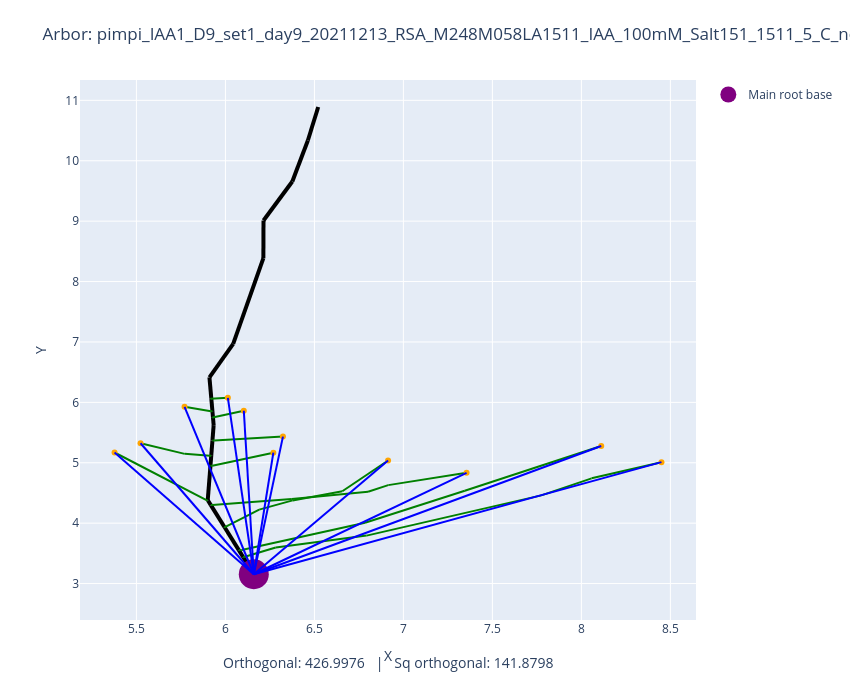

Write notebook code for a chart like this one.
### Code cell
plot_arbors(fname, 0, 0)

### Figure 1 — Plotly figure (JSON) as saved in the notebook; plotly's stock layout.template omitted (floating-point values rounded to 4 significant figures)
{"data": [{"line": {"color": "black", "width": 4}, "mode": "lines", "showlegend": false, "type": "scatter", "x": [6.159, 6.1], "y": [3.154, 3.435]}, {"line": {"color": "black", "width": 4}, "mode": "lines", "showlegend": false, "type": "scatter", "x": [6.1, 6.075], "y": [3.435, 3.553]}, {"line": {"color": "black", "width": 4}, "mode": "lines", "showlegend": false, "type": "scatter", "x": [6.075, 5.995], "y": [3.553, 3.932]}, {"line": {"color": "black", "width": 4}, "mode": "lines", "showlegend": false, "type": "scatter", "x": [5.995, 5.918], "y": [3.932, 4.299]}, {"line": {"color": "black", "width": 4}, "mode": "lines", "showlegend": false, "type": "scatter", "x": [5.918, 5.902], "y": [4.299, 4.375]}, {"line": {"color": "black", "width": 4}, "mode": "lines", "showlegend": false, "type": "scatter", "x": [5.902, 5.901], "y": [4.375, 4.381]}, {"line": {"color": "black", "width": 4}, "mode": "lines", "showlegend": false, "type": "scatter", "x": [5.901, 5.916], "y": [4.381, 4.95]}, {"line": {"color": "black", "width": 4}, "mode": "lines", "showlegend": false, "type": "scatter", "x": [5.916, 5.92], "y": [4.95, 5.116]}, {"line": {"color": "black", "width": 4}, "mode": "lines", "showlegend": false, "type": "scatter", "x": [5.92, 5.927], "y": [5.116, 5.367]}, {"line": {"color": "black", "width": 4}, "mode": "lines", "showlegend": false, "type": "scatter", "x": [5.927, 5.934], "y": [5.367, 5.624]}, {"line": {"color": "black", "width": 4}, "mode": "lines", "showlegend": false, "type": "scatter", "x": [5.934, 5.93], "y": [5.624, 5.75]}, {"line": {"color": "black", "width": 4}, "mode": "lines", "showlegend": false, "type": "scatter", "x": [5.93, 5.927], "y": [5.75, 5.855]}, {"line": {"color": "black", "width": 4}, "mode": "lines", "showlegend": false, "type": "scatter", "x": [5.927, 5.921], "y": [5.855, 6.061]}, {"line": {"color": "black", "width": 4}, "mode": "lines", "showlegend": false, "type": "scatter", "x": [5.921, 5.91], "y": [6.061, 6.414]}, {"line": {"color": "black", "width": 4}, "mode": "lines", "showlegend": false, "type": "scatter", "x": [5.91, 6.044], "y": [6.414, 6.967]}, {"line": {"color": "black", "width": 4}, "mode": "lines", "showlegend": false, "type": "scatter", "x": [6.044, 6.213], "y": [6.967, 8.388]}, {"line": {"color": "black", "width": 4}, "mode": "lines", "showlegend": false, "type": "scatter", "x": [6.213, 6.214], "y": [8.388, 9.011]}, {"line": {"color": "black", "width": 4}, "mode": "lines", "showlegend": false, "type": "scatter", "x": [6.214, 6.376], "y": [9.011, 9.657]}, {"line": {"color": "black", "width": 4}, "mode": "lines", "showlegend": false, "type": "scatter", "x": [6.376, 6.463], "y": [9.657, 10.34]}, {"line": {"color": "black", "width": 4}, "mode": "lines", "showlegend": false, "type": "scatter", "x": [6.463, 6.521], "y": [10.34, 10.89]}, {"line": {"color": "green", "width": 2}, "mode": "lines", "showlegend": false, "type": "scatter", "x": [8.45, 8.057], "y": [5.01, 4.742]}, {"line": {"color": "green", "width": 2}, "mode": "lines", "showlegend": false, "type": "scatter", "x": [8.057, 7.775], "y": [4.742, 4.46]}, {"line": {"color": "green", "width": 2}, "mode": "lines", "showlegend": false, "type": "scatter", "x": [7.775, 6.793], "y": [4.46, 3.794]}, {"line": {"color": "green", "width": 2}, "mode": "lines", "showlegend": false, "type": "scatter", "x": [6.793, 6.283], "y": [3.794, 3.596]}, {"line": {"color": "green", "width": 2}, "mode": "lines", "showlegend": false, "type": "scatter", "x": [6.283, 6.1], "y": [3.596, 3.435]}, {"line": {"color": "green", "width": 2}, "mode": "lines", "showlegend": false, "type": "scatter", "x": [6.1, 6.1], "y": [3.435, 3.435]}, {"line": {"color": "green", "width": 2}, "mode": "lines", "showlegend": false, "type": "scatter", "x": [8.112, 7.345], "y": [5.278, 4.535]}, {"line": {"color": "green", "width": 2}, "mode": "lines", "showlegend": false, "type": "scatter", "x": [7.345, 6.785], "y": [4.535, 4.006]}, {"line": {"color": "green", "width": 2}, "mode": "lines", "showlegend": false, "type": "scatter", "x": [6.785, 6.091], "y": [4.006, 3.557]}, {"line": {"color": "green", "width": 2}, "mode": "lines", "showlegend": false, "type": "scatter", "x": [6.091, 6.075], "y": [3.557, 3.553]}, {"line": {"color": "green", "width": 2}, "mode": "lines", "showlegend": false, "type": "scatter", "x": [6.914, 6.657], "y": [5.038, 4.529]}, {"line": {"color": "green", "width": 2}, "mode": "lines", "showlegend": false, "type": "scatter", "x": [6.657, 6.378], "y": [4.529, 4.377]}, {"line": {"color": "green", "width": 2}, "mode": "lines", "showlegend": false, "type": "scatter", "x": [6.378, 6.19], "y": [4.377, 4.224]}, {"line": {"color": "green", "width": 2}, "mode": "lines", "showlegend": false, "type": "scatter", "x": [6.19, 5.994], "y": [4.224, 3.932]}, {"line": {"color": "green", "width": 2}, "mode": "lines", "showlegend": false, "type": "scatter", "x": [5.994, 5.995], "y": [3.932, 3.932]}, {"line": {"color": "green", "width": 2}, "mode": "lines", "showlegend": false, "type": "scatter", "x": [7.355, 6.915], "y": [4.833, 4.63]}, {"line": {"color": "green", "width": 2}, "mode": "lines", "showlegend": false, "type": "scatter", "x": [6.915, 6.801], "y": [4.63, 4.52]}, {"line": {"color": "green", "width": 2}, "mode": "lines", "showlegend": false, "type": "scatter", "x": [6.801, 6.373], "y": [4.52, 4.398]}, {"line": {"color": "green", "width": 2}, "mode": "lines", "showlegend": false, "type": "scatter", "x": [6.373, 5.925], "y": [4.398, 4.3]}, {"line": {"color": "green", "width": 2}, "mode": "lines", "showlegend": false, "type": "scatter", "x": [5.925, 5.918], "y": [4.3, 4.299]}, {"line": {"color": "green", "width": 2}, "mode": "lines", "showlegend": false, "type": "scatter", "x": [6.269, 5.927], "y": [5.167, 4.949]}, {"line": {"color": "green", "width": 2}, "mode": "lines", "showlegend": false, "type": "scatter", "x": [5.927, 5.916], "y": [4.949, 4.95]}, {"line": {"color": "green", "width": 2}, "mode": "lines", "showlegend": false, "type": "scatter", "x": [6.323, 5.937], "y": [5.433, 5.367]}, {"line": {"color": "green", "width": 2}, "mode": "lines", "showlegend": false, "type": "scatter", "x": [5.937, 5.927], "y": [5.367, 5.367]}, {"line": {"color": "green", "width": 2}, "mode": "lines", "showlegend": false, "type": "scatter", "x": [6.103, 5.928], "y": [5.861, 5.75]}, {"line": {"color": "green", "width": 2}, "mode": "lines", "showlegend": false, "type": "scatter", "x": [5.928, 5.93], "y": [5.75, 5.75]}, {"line": {"color": "green", "width": 2}, "mode": "lines", "showlegend": false, "type": "scatter", "x": [6.014, 5.917], "y": [6.074, 6.061]}, {"line": {"color": "green", "width": 2}, "mode": "lines", "showlegend": false, "type": "scatter", "x": [5.917, 5.921], "y": [6.061, 6.061]}, {"line": {"color": "green", "width": 2}, "mode": "lines", "showlegend": false, "type": "scatter", "x": [5.77, 5.918], "y": [5.927, 5.854]}, {"line": {"color": "green", "width": 2}, "mode": "lines", "showlegend": false, "type": "scatter", "x": [5.918, 5.927], "y": [5.854, 5.855]}, {"line": {"color": "green", "width": 2}, "mode": "lines", "showlegend": false, "type": "scatter", "x": [5.523, 5.771], "y": [5.323, 5.147]}, {"line": {"color": "green", "width": 2}, "mode": "lines", "showlegend": false, "type": "scatter", "x": [5.771, 5.913], "y": [5.147, 5.116]}, {"line": {"color": "green", "width": 2}, "mode": "lines", "showlegend": false, "type": "scatter", "x": [5.913, 5.92], "y": [5.116, 5.116]}, {"line": {"color": "green", "width": 2}, "mode": "lines", "showlegend": false, "type": "scatter", "x": [5.377, 5.899], "y": [5.17, 4.375]}, {"line": {"color": "green", "width": 2}, "mode": "lines", "showlegend": false, "type": "scatter", "x": [5.899, 5.902], "y": [4.375, 4.375]}, {"marker": {"color": "orange"}, "mode": "markers", "showlegend": false, "type": "scatter", "x": [8.45], "y": [5.01]}, {"marker": {"color": "orange"}, "mode": "markers", "showlegend": false, "type": "scatter", "x": [8.112], "y": [5.278]}, {"marker": {"color": "orange"}, "mode": "markers", "showlegend": false, "type": "scatter", "x": [6.914], "y": [5.038]}, {"marker": {"color": "orange"}, "mode": "markers", "showlegend": false, "type": "scatter", "x": [7.355], "y": [4.833]}, {"marker": {"color": "orange"}, "mode": "markers", "showlegend": false, "type": "scatter", "x": [6.269], "y": [5.167]}, {"marker": {"color": "orange"}, "mode": "markers", "showlegend": false, "type": "scatter", "x": [6.323], "y": [5.433]}, {"marker": {"color": "orange"}, "mode": "markers", "showlegend": false, "type": "scatter", "x": [6.103], "y": [5.861]}, {"marker": {"color": "orange"}, "mode": "markers", "showlegend": false, "type": "scatter", "x": [6.014], "y": [6.074]}, {"marker": {"color": "orange"}, "mode": "markers", "showlegend": false, "type": "scatter", "x": [5.77], "y": [5.927]}, {"marker": {"color": "orange"}, "mode": "markers", "showlegend": false, "type": "scatter", "x": [5.523], "y": [5.323]}, {"marker": {"color": "orange"}, "mode": "markers", "showlegend": false, "type": "scatter", "x": [5.377], "y": [5.17]}, {"marker": {"color": "purple", "size": 30}, "mode": "markers", "name": "Main root base", "type": "scatter", "x": [6.159], "y": [3.154]}, {"line": {"color": "blue"}, "mode": "lines", "showlegend": false, "type": "scatter", "x": [8.45, 6.159], "y": [5.01, 3.154]}, {"line": {"color": "blue"}, "mode": "lines", "showlegend": false, "type": "scatter", "x": [8.112, 6.159], "y": [5.278, 3.154]}, {"line": {"color": "blue"}, "mode": "lines", "showlegend": false, "type": "scatter", "x": [6.914, 6.159], "y": [5.038, 3.154]}, {"line": {"color": "blue"}, "mode": "lines", "showlegend": false, "type": "scatter", "x": [7.355, 6.159], "y": [4.833, 3.154]}, {"line": {"color": "blue"}, "mode": "lines", "showlegend": false, "type": "scatter", "x": [6.269, 6.159], "y": [5.167, 3.154]}, {"line": {"color": "blue"}, "mode": "lines", "showlegend": false, "type": "scatter", "x": [6.323, 6.159], "y": [5.433, 3.154]}, {"line": {"color": "blue"}, "mode": "lines", "showlegend": false, "type": "scatter", "x": [6.103, 6.159], "y": [5.861, 3.154]}, {"line": {"color": "blue"}, "mode": "lines", "showlegend": false, "type": "scatter", "x": [6.014, 6.159], "y": [6.074, 3.154]}, {"line": {"color": "blue"}, "mode": "lines", "showlegend": false, "type": "scatter", "x": [5.77, 6.159], "y": [5.927, 3.154]}, {"line": {"color": "blue"}, "mode": "lines", "showlegend": false, "type": "scatter", "x": [5.523, 6.159], "y": [5.323, 3.154]}, {"line": {"color": "blue"}, "mode": "lines", "showlegend": false, "type": "scatter", "x": [5.377, 6.159], "y": [5.17, 3.154]}], "layout": {"annotations": [{"font": {"size": 14}, "showarrow": false, "text": "Orthogonal: 426.9976   |   Sq orthogonal: 141.8798", "x": 0.5, "xref": "paper", "y": -0.1, "yref": "paper"}], "height": 700, "margin": {"b": 80, "t": 80}, "title": {"text": "Arbor: pimpi_IAA1_D9_set1_day9_20211213_RSA_M248M058LA1511_IAA_100mM_Salt151_1511_5_C_noiaa.csv   |   G=0, alpha=0"}, "width": 850, "xaxis": {"autorange": true, "range": [5.183, 8.644], "title": {"text": "X"}, "type": "linear"}, "yaxis": {"autorange": true, "range": [2.397, 11.34], "title": {"text": "Y"}, "type": "linear"}}}
